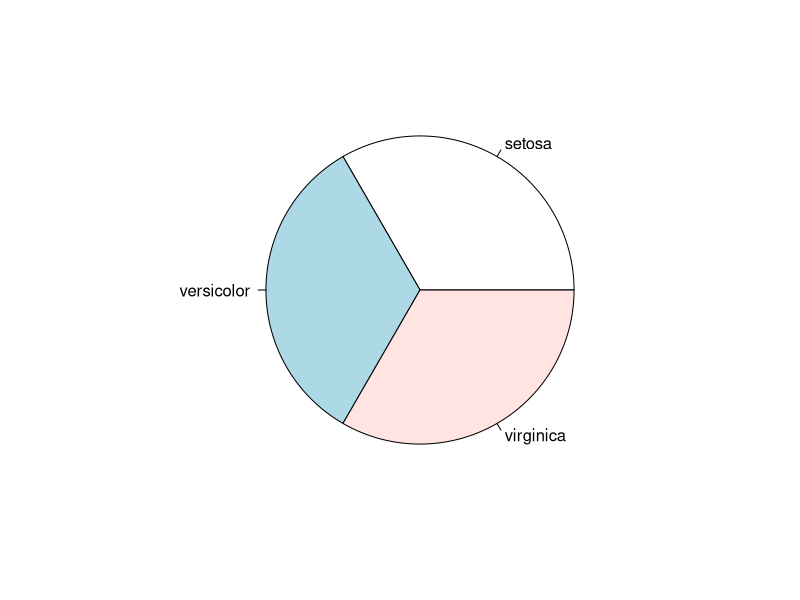
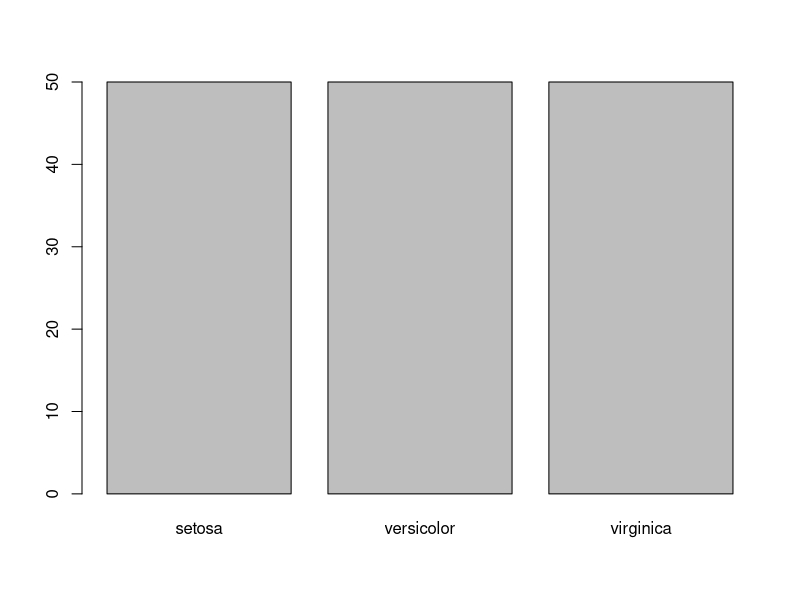
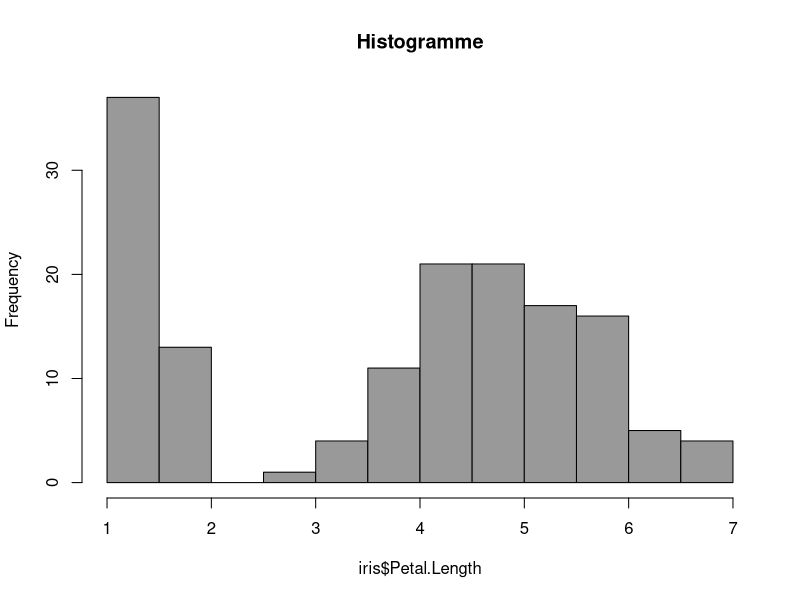

Write the R code that produced these figures, in order.
# TP 1 training
#charger data
data("iris")

dim(iris) # => nbr de variable

names(iris) # => names vars

iris$Species # => donne toutes les valeurs de la collone species

levels(iris$Species) # => donne chaque modalitée que prend cette variable

summary(iris$Species) # => donne nombre d'occurence de chaque modalitée de la variable species
table(iris$Species) # same qu'au dessus

pie(summary(iris$Species)) # cammebert du tableau en parm
barplot(summary(iris$Species)) # barplot => var qualitative

summary(iris$Petal.Length) # donne infos génére de la table

sort(iris$Petal.Length) # range les valeurs dans l'ordre croissant

hist(iris$Petal.Length, col = grey (0.6), main = "Histogramme") # histogramme
